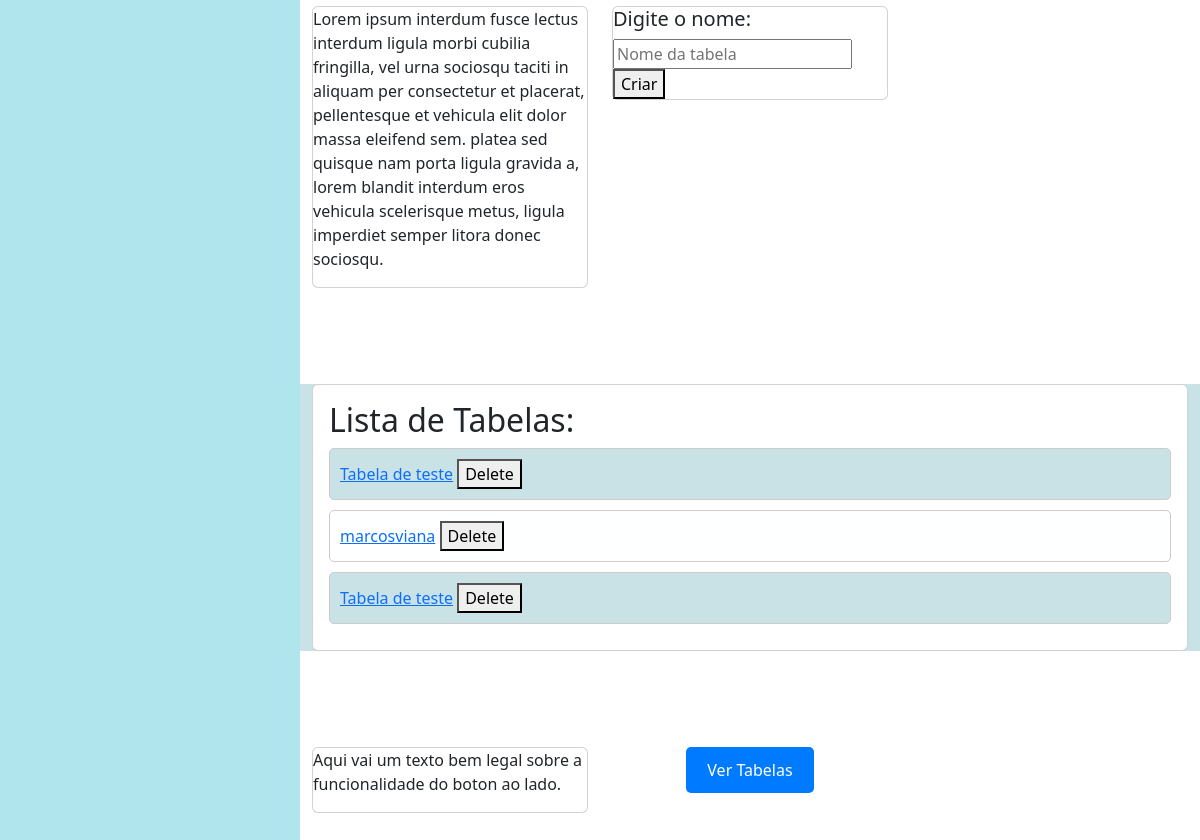
/ (lower part), run on an earlier commit of the app's database.
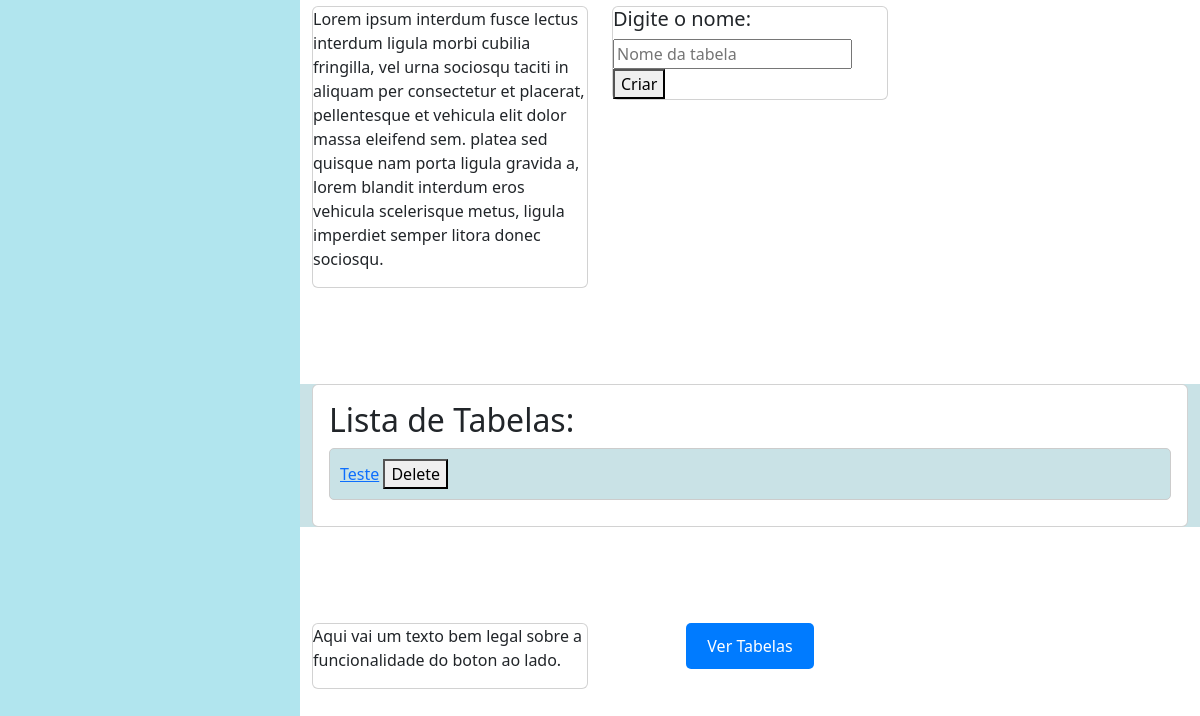
And on a later commit of the database.
### app.py (models this page shows, shortened)
class Table(db.Model):
    id = db.Column(db.Integer, primary_key=True)
    name = db.Column(db.String(50))
    columns = db.relationship('Column', backref='table', lazy='dynamic', cascade='all, delete-orphan')
    rows = db.relationship('Row', backref='table', lazy='dynamic', cascade='all, delete-orphan')

### app.py (the view)
@app.route('/')
def index():
    tables = Table.query.all()
    return render_template('index.html', tables=tables)

### templates/index.html (shortened to what this page needs)
<!DOCTYPE html>
<html>
    <head>
        <link rel="stylesheet" href="../static/bootstrap/css/bootstrap.css">
        <link rel="stylesheet" href="../static/bootstrap/js/bootstrap.js">
        <link rel="stylesheet" href="../static/style.css">
    </head>
    <body>
        <aside>
        </aside>
        <menu id="main">
            <br><hr> <br>
            <section id="criar" class="mt-5">
                <div class="container pb-5 pt-5" >
                    <div class="row row-cols-1 row-cols-md-3 g-4">
                        <div class="col">
                            <div class="card">
                                <div class="d-flex justify-content-center">
                                    <p>
                                        Lorem ipsum interdum fusce lectus interdum ligula morbi cubilia fringilla,
                                        vel urna sociosqu taciti in aliquam per consectetur et placerat, pellentesque
                                        et vehicula elit dolor massa eleifend sem. platea sed quisque nam porta ligula
                                        gravida a, lorem blandit interdum eros vehicula scelerisque metus, ligula
                                        imperdiet semper litora donec sociosqu.
                                    </p>
                                </div>
                            </div>
                        </div>
                        <div class="col">
                            <div class="card">
                                <h5 class="card-title">Digite o nome:</h5>
                                <div class="d-flex justify-content-center">
                                    <form action="{{ url_for('create_table') }}" method="POST">
                                        <input type="text" name="name" placeholder="Nome da tabela" required>
                                        <button type="submit">Criar</button>
                                    </form>
                                </div>
                            </div>
                        </div>
                    </div>
                </div>
            </section>
            <section id="Editar" class="mt-5">
                <div class="container">
                    <div class="row">
                        <div class="col">
                            <div class="card">
                                <div class="card-body">
                                    <h2>Lista de Tabelas:</h2>
                                    {% for table in tables %}
                                        <div class="table-item {% if loop.index % 2 == 1 %}color1{% else %}color2{% endif %}">
                                            <a href="{{ url_for('edit_table', table_id=table.id) }}">{{ table.name }}</a>
                                            <form action="{{ url_for('delete_table', table_id=table.id) }}" method="post" style="display: inline;">
                                                <button type="submit" onclick="return confirm('Tem certeza que deseja excluir esta tabela?')">Delete</button>
                                            </form>
                                        </div>
                                    {% endfor %}
                                </div>
                            </div>
                        </div>
                    </div>
                </div>
            </section>
            <br><br>
            <section id="ver">
                <div class="container pb-5 pt-5" >
                    <div class="row row-cols-1 row-cols-md-3 g-4">
                        <div class="col">
                            <div class="card">
                                <div class="d-flex justify-content-center">
                                    <p>
                                        Aqui vai um texto bem legal sobre a funcionalidade
                                        do boton ao lado.
                                    </p>
                                </div>
                            </div>
                        </div>
                        <div class="col">
                            <div class="d-flex justify-content-center">
                                <a href="{{ url_for('show_tables') }}" class="btn">Ver Tabelas</a>
                            </div>
                        </div>
                    </div>
                </div>
            </section>
        </menu>
    </body>
</html>

### static/style.css (style rules this page uses)
aside { position: fixed; top: 0; left: 0; bottom: 0; width: 300px; margin-right: 0%; background: #b1e5ee; overflow-y: auto; z-index: 9999; transition: all ease 0.5s; }
#main { margin-left: 300px; padding-left: 0%; margin-top: 0%; }
#Editar { background-color: #c9e2e6; }
.table-item { margin-bottom: 10px; padding: 10px; border: 1px solid #ccc; border-radius: 5px; }
.color1 { background-color: #c9e2e6; }
.btn { display: inline-block; padding: 10px 20px; background-color: #007bff; color: #fff; text-decoration: none; border-radius: 5px; }

What changed in the data, as far as the page shows it:
removed Table: name "Tabela de teste"
removed Table: name "marcosviana"
removed Table: name "Tabela de teste"
added Table: name "Teste"
